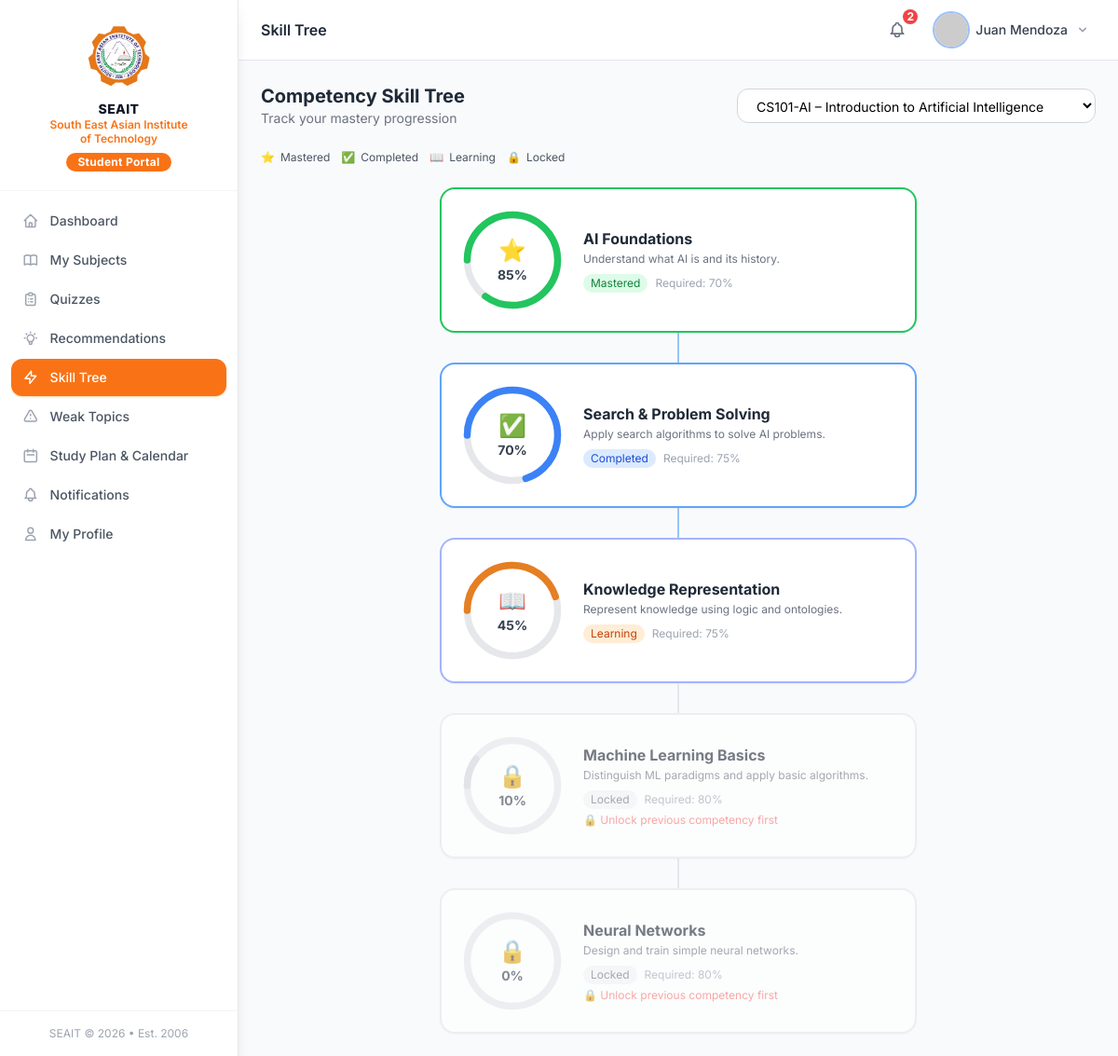
Screenshot of /modules/student/skill_tree.php (signed in) with the database file from the repository.
### tables this page shows
CREATE TABLE student_competencies (
    id              INT UNSIGNED AUTO_INCREMENT PRIMARY KEY,
    student_id      INT UNSIGNED NOT NULL,
    competency_id   INT UNSIGNED NOT NULL,
    mastery_pct     TINYINT UNSIGNED NOT NULL DEFAULT 0,
    status          ENUM('locked','learning','completed','mastered') NOT NULL DEFAULT 'locked',
    unlocked_at     DATETIME     DEFAULT NULL,
    mastered_at     DATETIME     DEFAULT NULL,
    updated_at      DATETIME     NOT NULL DEFAULT CURRENT_TIMESTAMP ON UPDATE CURRENT_TIMESTAMP,
    FOREIGN KEY (student_id)    REFERENCES students(id)     ON DELETE CASCADE,
    FOREIGN KEY (competency_id) REFERENCES competencies(id) ON DELETE CASCADE,
    UNIQUE KEY uk_student_comp (student_id, competency_id),
    INDEX idx_student    (student_id),
    INDEX idx_competency (competency_id),
    INDEX idx_status     (status)
);

CREATE TABLE competencies (
    id              INT UNSIGNED AUTO_INCREMENT PRIMARY KEY,
    course_id       INT UNSIGNED NOT NULL,
    topic_id        INT UNSIGNED DEFAULT NULL,
    name            VARCHAR(200) NOT NULL,
    description     TEXT         DEFAULT NULL,
    prerequisite_id INT UNSIGNED DEFAULT NULL COMMENT 'Self-referencing prerequisite',
    required_mastery TINYINT UNSIGNED NOT NULL DEFAULT 70 COMMENT 'Percentage',
    sort_order      SMALLINT UNSIGNED NOT NULL DEFAULT 0,
    created_at      DATETIME     NOT NULL DEFAULT CURRENT_TIMESTAMP,
    updated_at      DATETIME     NOT NULL DEFAULT CURRENT_TIMESTAMP ON UPDATE CURRENT_TIMESTAMP,
    FOREIGN KEY (course_id)       REFERENCES courses(id)      ON DELETE CASCADE,
    FOREIGN KEY (topic_id)        REFERENCES topics(id)       ON DELETE SET NULL,
    FOREIGN KEY (prerequisite_id) REFERENCES competencies(id) ON DELETE SET NULL,
    INDEX idx_course (course_id),
    INDEX idx_prereq (prerequisite_id)
);

### core/Auth.php (called while the page is built, shortened)
<?php
class Auth
{
    public static function id(): ?int
    {
        return $_SESSION['user_id'] ?? null;
    }
}

### core/Database.php (called while the page is built, shortened)
<?php
class Database
{
    private static ?PDO $instance = null;
    public static function getInstance(): PDO
    {
        if (self::$instance === null) {
            $dsn = sprintf(
                'mysql:host=%s;port=%s;dbname=%s;charset=%s',
                DB_HOST, DB_PORT, DB_NAME, DB_CHARSET
            );
            $options = [
                PDO::ATTR_ERRMODE            => PDO::ERRMODE_EXCEPTION,
                PDO::ATTR_DEFAULT_FETCH_MODE => PDO::FETCH_ASSOC,
                PDO::ATTR_EMULATE_PREPARES   => false,
                PDO::MYSQL_ATTR_INIT_COMMAND => "SET NAMES utf8mb4 COLLATE utf8mb4_unicode_ci",
            ];
            try {
                self::$instance = new PDO($dsn, DB_USER, DB_PASS, $options);
            } catch (PDOException $e) {
                if (APP_DEBUG) {
                    die('Database connection failed: ' . $e->getMessage());
                }
                die('A database error occurred. Please try again later.');
            }
        }
        return self::$instance;
    }
    public static function query(string $sql, array $params = []): PDOStatement
    {
        $stmt = self::getInstance()->prepare($sql);
        $stmt->execute($params);
        return $stmt;
    }
    public static function fetchOne(string $sql, array $params = []): ?array
    {
        $row = self::query($sql, $params)->fetch();
        return $row ?: null;
    }
    public static function fetchAll(string $sql, array $params = []): array
    {
        return self::query($sql, $params)->fetchAll();
    }
}

### core/Helpers.php (called while the page is built, shortened)
<?php
function e(mixed $value): string
{
    return htmlspecialchars((string) $value, ENT_QUOTES | ENT_HTML5, 'UTF-8');
}
function getStudentProfile(int $userId): ?array
{
    return Database::fetchOne(
        "SELECT s.*, u.first_name, u.last_name, u.email, u.avatar
         FROM students s JOIN users u ON u.id = s.user_id
         WHERE u.id = ? LIMIT 1",
        [$userId]
    );
}

### modules/student/skill_tree.php (the view, shortened to what this page needs)
<?php
$student   = getStudentProfile(Auth::id());
$sid       = (int)$student['id'];
$courseId  = getInt('course_id');
$courses   = Database::fetchAll("SELECT c.id,c.title,c.code FROM courses c JOIN enrollments e ON e.course_id=c.id WHERE e.student_id=? AND e.status='active'",[$sid]);
if (!$courseId && !empty($courses)) $courseId = (int)$courses[0]['id'];
$competencies = $courseId ? Database::fetchAll(
    "SELECT comp.*, sc.mastery_pct, sc.status comp_status FROM competencies comp
     LEFT JOIN student_competencies sc ON sc.competency_id=comp.id AND sc.student_id=?
     WHERE comp.course_id=? ORDER BY comp.sort_order",[$sid,$courseId]) : [];
$statusColors = [
    'mastered'  => 'border-green-500 bg-green-50',
    'completed' => 'border-blue-400 bg-blue-50',
    'learning'  => 'border-indigo-300 bg-orange-50',
    'locked'    => 'border-gray-200 bg-gray-100 opacity-60',
];
$statusIcons = ['mastered'=>'⭐','completed'=>'✅','learning'=>'📖','locked'=>'🔒'];
?>
<!DOCTYPE html>
<html lang="en">
<head><?php include __DIR__ . '/../../includes/components/head.php'; ?></head>
<body class="bg-gray-50 min-h-screen">
<?php include __DIR__ . '/../../includes/components/sidebar_student.php'; ?>
<div class="md:ml-64 flex flex-col min-h-screen">
<?php include __DIR__ . '/../../includes/components/topbar.php'; ?>
<main class="flex-1 p-4 md:p-6 fade-in">
<div class="flex flex-col sm:flex-row sm:items-center justify-between mb-6 gap-3">
    <div>
        <h2 class="text-xl font-bold text-gray-800">Competency Skill Tree</h2>
        <p class="text-sm text-gray-500">Track your mastery progression</p>
    </div>
    <select onchange="location.href='?course_id='+this.value"
            class="px-4 py-2 rounded-xl border border-gray-300 text-sm focus:outline-none focus:ring-2 focus:ring-blue-500 bg-white">
        <?php foreach ($courses as $c): ?>
        <option value="<?= $c['id'] ?>" <?= $courseId==$c['id']?'selected':''?>><?= e($c['code'].' – '.$c['title']) ?></option>
        <?php endforeach; ?>
    </select>
</div>
<div class="flex flex-wrap gap-3 mb-6">
    <?php foreach ($statusIcons as $s => $icon): ?>
    <div class="flex items-center gap-1.5 text-xs text-gray-600">
        <span><?= $icon ?></span>
        <span class="capitalize"><?= $s ?></span>
    </div>
    <?php endforeach; ?>
</div>
<?php if (empty($competencies)): ?>
<div class="bg-white rounded-2xl p-12 text-center shadow-sm border border-gray-100">
    <div class="text-5xl mb-4">🌱</div>
    <p class="text-gray-500">No competencies defined for this course yet.</p>
</div>
<?php else: ?>
<div class="relative">
    <div class="flex flex-col items-center gap-0">
    <?php foreach ($competencies as $i => $comp):
        $status  = $comp['comp_status'] ?? 'locked';
        $mastery = (int)($comp['mastery_pct'] ?? 0);
        $cls     = $statusColors[$status] ?? $statusColors['locked'];
        $icon    = $statusIcons[$status] ?? '🔒';
        $radius  = 52;
        $circumference = round(2*pi()*$radius);
        $offset  = round($circumference * (1 - $mastery/100));
    ?>
    <?php if ($i > 0): ?>
    <div class="w-0.5 h-8 <?= in_array($status,['learning','completed','mastered'])?'bg-blue-300':'bg-gray-200' ?>"></div>
    <?php endif; ?>
    <div class="flex items-center gap-5 bg-white rounded-2xl border-2 <?= $cls ?> p-5 shadow-sm w-full max-w-lg">
        <div class="relative flex-shrink-0">
            <svg class="w-28 h-28 -rotate-90" viewBox="0 0 120 120">
                <circle cx="60" cy="60" r="<?= $radius ?>" fill="none" stroke="#e5e7eb" stroke-width="8"/>
                <circle cx="60" cy="60" r="<?= $radius ?>" fill="none"
                        stroke="<?= match($status){'mastered'=>'#22c55e','completed'=>'#3b82f6','learning'=>'#e67e22',default=>'#d1d5db'} ?>"
                        stroke-width="8"
                        stroke-dasharray="<?= $circumference ?>"
                        stroke-dashoffset="<?= $offset ?>"
                        stroke-linecap="round"
                        class="progress-ring__circle"/>
            </svg>
            <div class="absolute inset-0 flex flex-col items-center justify-center">
                <span class="text-2xl"><?= $icon ?></span>
                <span class="text-sm font-bold text-gray-700"><?= $mastery ?>%</span>
            </div>
        </div>
        <div class="flex-1 min-w-0">
            <p class="font-bold text-gray-800"><?= e($comp['name']) ?></p>
            <?php if ($comp['description']): ?>
            <p class="text-xs text-gray-500 mt-0.5 line-clamp-2"><?= e($comp['description']) ?></p>
            <?php endif; ?>
            <div class="flex items-center gap-2 mt-2 flex-wrap">
                <span class="px-2 py-0.5 rounded-full text-xs capitalize
                    <?= match($status){'mastered'=>'bg-green-100 text-green-700','completed'=>'bg-blue-100 text-blue-700','learning'=>'bg-orange-100 text-orange-700',default=>'bg-gray-100 text-gray-500'} ?>">
                    <?= ucfirst($status) ?>
                </span>
                <span class="text-xs text-gray-400">Required: <?= $comp['required_mastery'] ?>%</span>
            </div>
            <?php if ($comp['prerequisite_id'] && $status === 'locked'): ?>
            <p class="text-xs text-red-400 mt-1">🔒 Unlock previous competency first</p>
            <?php endif; ?>
        </div>
    </div>
    <?php endforeach; ?>
    </div>
</div>
<?php endif; ?>
</main>
</div>
</body>
</html>

### includes/components/head.php (style rules this page uses)
body { font-family: 'Inter', system-ui, sans-serif; }
.fade-in { animation: fadeIn .25s ease-in-out; }

### rows the page displays
student_competencies: status "⭐", mastery_pct "85", competency.name "AI Foundations", competency.description "Understand what AI is and its history.", status "Mastered", competency.required_mastery "70"
student_competencies: status "✅", mastery_pct "70", competency.name "Search & Problem Solving", competency.description "Apply search algorithms to solve AI problems.", status "Completed", competency.required_mastery "75"
student_competencies: status "📖", mastery_pct "45", competency.name "Knowledge Representation", competency.description "Represent knowledge using logic and ontologies.", status "Learning", competency.required_mastery "75"
student_competencies: status "🔒", mastery_pct "10", competency.name "Machine Learning Basics", competency.description "Distinguish ML paradigms and apply basic algorithms.", status "Locked", competency.required_mastery "80", shows "🔒 Unlock previous competency first"
student_competencies: status "🔒", mastery_pct "0", competency.name "Neural Networks", competency.description "Design and train simple neural networks.", status "Locked", competency.required_mastery "80", shows "🔒 Unlock previous competency first"

### other values shown
$item['label'] "Dashboard"
$item['label'] "My Subjects"
$item['label'] "Quizzes"
$item['label'] "Recommendations"
$item['label'] "Skill Tree"
$item['label'] "Weak Topics"
$item['label'] "Study Plan & Calendar"
$item['label'] "Notifications"
$item['label'] "My Profile"
$pageTitle "Skill Tree"
$notifCount "2"
$userName "Juan Mendoza"
$icon "⭐"
$s "Mastered"
$icon "✅"
